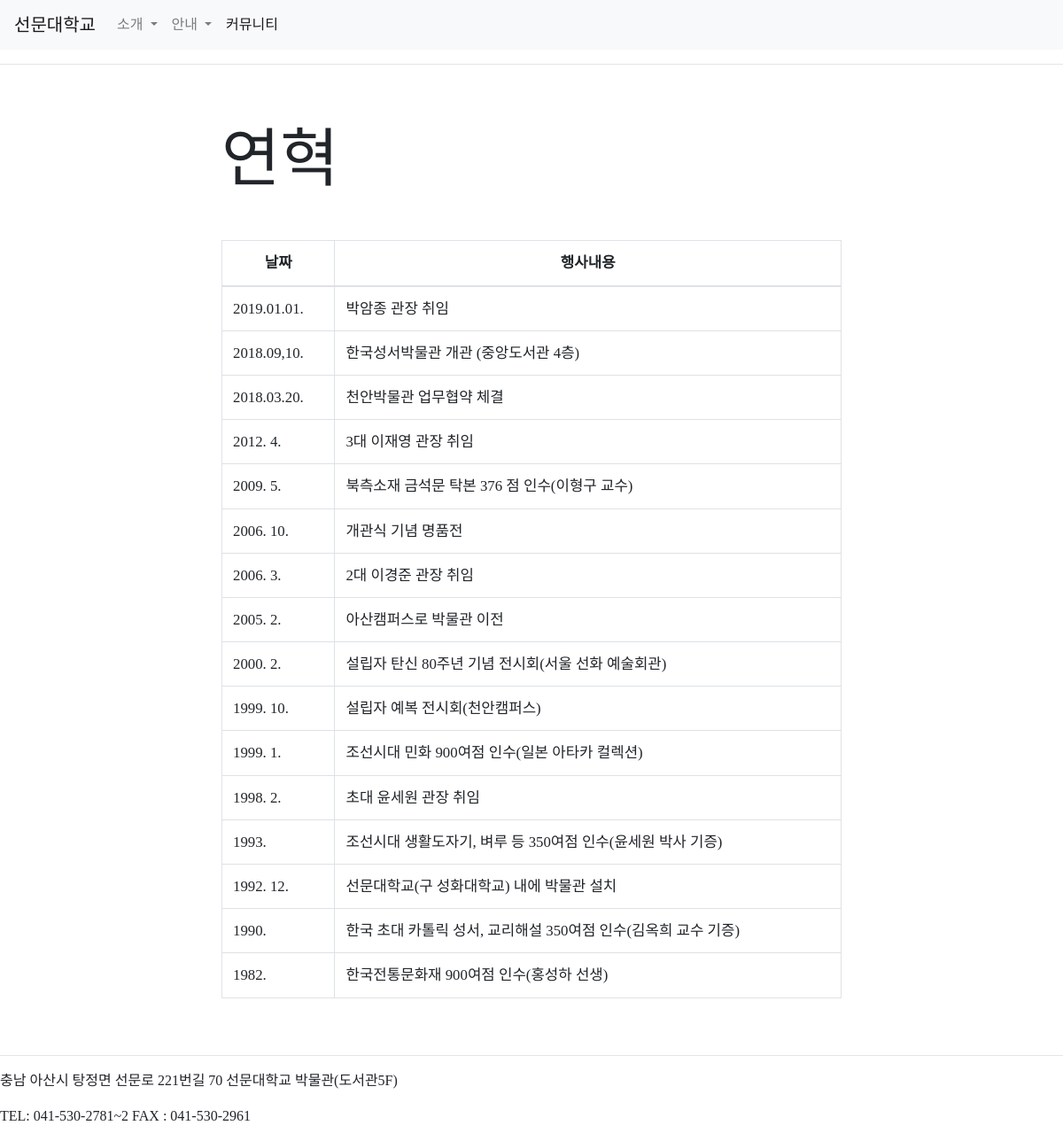
Screenshot of /sites/history/ with the database file from the repository.
### siteapp/models.py (models this page shows)
class Introduction_history(models.Model):
    date = models.CharField(max_length=20, null=False)
    content = models.TextField(null=False)

### siteapp/views.py (the view)
# urls.py: path('history/', IntroductionHistoryView, name='history'),
def IntroductionHistoryView(request):
    history = Introduction_history.objects
    template = loader.get_template('siteapp/history.html')
    context = {
        'history': history,
    }
    return HttpResponse(template.render(context, request))

### siteapp/templates/siteapp/history.html
{% extends 'base.html' %}
{% block content %}
    <div style="text-align: center; max-width: 700px; margin: 4rem auto;">
        <div>
          <h1 style="text-align: left; font-size: 6vw;">
            연혁
        </h1>
        </div>
        <div>
          <table class="table table-bordered" style="margin: 3rem auto; font-size: 1.4vw;">
            <thead>
              <tr>
                <th scope="col">날짜</th>
                <th scope="col">행사내용</th>
              </tr>
            </thead>
            <tbody>
              {% for history in history.all reversed %}
              <tr style="text-align: left;">
                <td>{{ history.date }}</td>
                <td>{{ history.content }}</td>
              </tr>
              {% endfor %}
            </tbody>
          </table>
        </div>
    </div>
{% endblock %}

### rows the page displays
Introduction_history: date "2019.01.01.", content "박암종 관장 취임"
Introduction_history: date "2018.09,10.", content "한국성서박물관 개관 (중앙도서관 4층)"
Introduction_history: date "2018.03.20.", content "천안박물관 업무협약 체결"
Introduction_history: date "2012. 4.", content "3대 이재영 관장 취임"
Introduction_history: date "2009. 5.", content "북측소재 금석문 탁본 376 점 인수(이형구 교수)"
Introduction_history: date "2006. 10.", content "개관식 기념 명품전"
Introduction_history: date "2006. 3.", content "2대 이경준 관장 취임"
Introduction_history: date "2005. 2.", content "아산캠퍼스로 박물관 이전"
Introduction_history: date "2000. 2.", content "설립자 탄신 80주년 기념 전시회(서울 선화 예술회관)"
Introduction_history: date "1999. 10.", content "설립자 예복 전시회(천안캠퍼스)"
Introduction_history: date "1999. 1.", content "조선시대 민화 900여점 인수(일본 아타카 컬렉션)"
Introduction_history: date "1998. 2.", content "초대 윤세원 관장 취임"
Introduction_history: date "1993.", content "조선시대 생활도자기, 벼루 등 350여점 인수(윤세원 박사 기증)"
Introduction_history: date "1992. 12.", content "선문대학교(구 성화대학교) 내에 박물관 설치"
Introduction_history: date "1990.", content "한국 초대 카톨릭 성서, 교리해설 350여점 인수(김옥희 교수 기증)"
Introduction_history: date "1982.", content "한국전통문화재 900여점 인수(홍성하 선생)"
